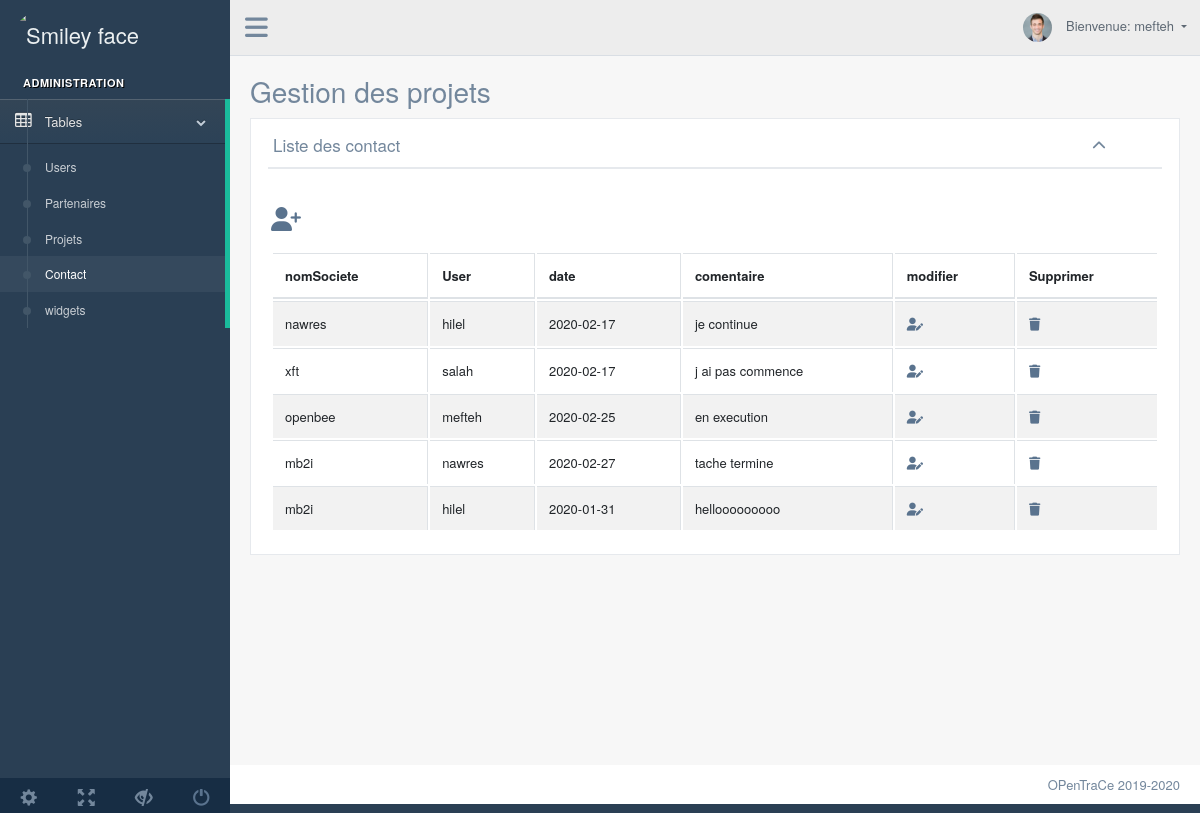
Screenshot of /index3.php (signed in) with the database file from the repository.
### tables this page shows
CREATE TABLE IF NOT EXISTS `contact` (
  `id` int(11) NOT NULL AUTO_INCREMENT,
  `idPartenaire` int(11) NOT NULL,
  `idUser` int(11) NOT NULL,
  `comentaire` text NOT NULL,
  `date` date NOT NULL,
  PRIMARY KEY (`id`),
  KEY `fk1` (`idPartenaire`),
  KEY `f` (`idUser`)
);

CREATE TABLE IF NOT EXISTS `partenaire` (
  `id` int(11) NOT NULL AUTO_INCREMENT,
  `nomSociete` varchar(20) NOT NULL,
  `pays` int(11) NOT NULL,
  `adresse` varchar(20) NOT NULL,
  `nomContact` varchar(20) NOT NULL,
  `nombreEmploye` int(11) NOT NULL,
  `contrat` tinyint(1) NOT NULL,
  `forme` tinyint(1) NOT NULL,
  `typepartenaire` int(11) NOT NULL,
  PRIMARY KEY (`id`)
);

CREATE TABLE IF NOT EXISTS `user` (
  `id` int(11) NOT NULL AUTO_INCREMENT,
  `nom` varchar(20) NOT NULL,
  `email` text NOT NULL,
  `telephone` text NOT NULL,
  `adresse` text NOT NULL,
  `type` int(11) NOT NULL,
  `login` varchar(10) NOT NULL,
  `password` text NOT NULL,
  `partenaire` int(11) DEFAULT NULL,
  PRIMARY KEY (`id`),
  UNIQUE KEY `login` (`login`)
);

### index3.php (called while the page is built, shortened)
<?php
$Objet=new $Model ;
$rows=$Objet->liste();
include 'Views/index3.php';
?>

### Models/connect.php (called while the page is built, shortened)
<?php
class connect{
	private $conexion;
    public function __construct(){
		$this->sgbd = 'mysql';
		$this->serveur='localhost';
		$this->dbname='openbee';
		$this->user='root';
		$this->password='';
		$this->conexion = new PDO("$this->sgbd:host=$this->serveur;dbname=$this->dbname", "$this->user", "$this->password");
    }
	public function query($rq, $param=array()){
		if (count($param))
		{
			$stm=$this->conexion->prepare($rq);
			$retour=$stm->execute($param);
			return $stm->fetchAll();
		}
		else{
			$retour=$this->conexion->query($rq);
			if($retour)
				return $retour->fetchAll();
			else
				return array();
		}
	}
}
?>

### Models/contact.php (called while the page is built, shortened)
<?php
require_once __DIR__ . '/connect.php';
class contact extends connect{
	public function Liste(){
        $rq = 'SELECT contact.id, Partenaire.nomSociete, User.nom nomUser, comentaire , date
		FROM contact
		left join partenaire on partenaire.id = contact.idPartenaire
		left join user on user.id = contact.idUser
		order by  contact.id desc ' ;
		return $this->query($rq);
	}
}
?>

### Views/index3.php (the view, shortened to what this page needs)
<!DOCTYPE html>
<html lang="en">
  <?php
  include __DIR__ .'/head.php';
  ?>
  <body class="nav-md">
    <div class="container body">
      <div class="main_container">
        <?php
		  include __DIR__ .'/left.php';
		  ?>
        <div class="right_col" role="main">
          <div class="">
            <div class="page-title">
              <div class="title_left">
                <h3>Gestion des projets</h3>
              </div>
            </div>
            <div class="clearfix"></div>
            <div class="row">
              <div class="col-md-12 col-sm-12 ">
                <div class="x_panel">
                  <div class="x_title">
                    <h2>Liste des contact</h2>
                    <ul class="nav navbar-right panel_toolbox">
                      <li><a class="collapse-link"><i class="fa fa-chevron-up"></i></a>
                      </li>
                    </ul>
                    <div class="clearfix"></div>
                  </div>
                  <div class="x_content">
                      <div class="row">
                          <div class="col-sm-12">
                            <div class="card-box table-responsive">
                            <p>
                            <div  style="font-size: 24px " >
                            <a   class="fas fa-user-plus"   href="index3.php?Action=ajouter"> </a>
                             </div>
                            </p>
                    <table id="datatable-buttons" class="table table-striped table-bordered" style="width:100%">
                      <thead>
                        <tr>
                          <th>nomSociete</th>
                          <th>User</th>
                          <th>date</th>
                          <th>comentaire</th>
                          <?php if($_SESSION['type'] == 1) { ?>  <th>modifier</th> <?php } ?>
                           <?php if($_SESSION['type'] == 1) { ?>  <th>Supprimer</th> <?php } ?>
                        </tr>
                      </thead>
                      <tbody>
					  <?php
						foreach($rows as $row){
					  ?>
                        <tr>
                          <td><?php echo $row["nomSociete"]; ?></td>
                          <td><?php echo $row["nomUser"]; ?></td>
                          <td><?php echo $row["date"]; ?></td>
                          <td><?php echo $row["comentaire"]; ?></td>
                          <?php if($_SESSION['type'] == 1) { ?>
                          <td><a  class="fas fa-user-edit"  href="index3.php?Action=update&id=<?php echo $row["id"]; ?>"></a></td>
              <td><a  class="fas fa-trash"  href="index3.php?Action=delete&id=<?php echo $row["id"]; ?>"></a></td>
              <?php }?>
                        <?php
						}
						?>
                      </tbody>
                    </table>
                  </div>
                </div>
              </div>
            </div>
                </div>
              </div>
            </div>
          </div>
        </div>
        <?php
		include __DIR__ .'/footer.php';
		?>
      </div>
    </div>
  </body>
</html>

### rows the page displays
contact: idPartenaire.nomSociete "nawres", idUser.nom "hilel", date "2020-02-17", comentaire "je continue"
contact: idPartenaire.nomSociete "xft", idUser.nom "salah", date "2020-02-17", comentaire "j ai pas commence"
contact: idPartenaire.nomSociete "openbee", idUser.nom "mefteh", date "2020-02-25", comentaire "en execution"
contact: idPartenaire.nomSociete "mb2i", idUser.nom "nawres", date "2020-02-27", comentaire "tache termine"
contact: idPartenaire.nomSociete "mb2i", idUser.nom "hilel", date "2020-01-31", comentaire "hellooooooooo"

### other values shown
$_SESSION["login"] "mefteh"
